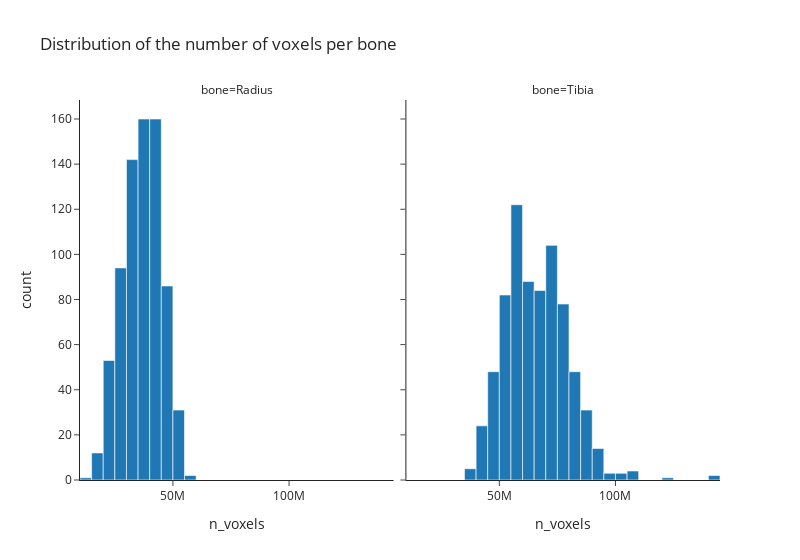

This figure's notebook cell:
### Code cell
fig = px.histogram(
    data,
    x='n_voxels',
    nbins=50,
    facet_col='bone',
    title='Distribution of the number of voxels per bone',
    width=800,
)

fig.show()

### Figure 1 — Plotly figure (JSON) as saved in the notebook; plotly's stock layout.template omitted (floating-point values rounded to 4 significant figures; data arrays with more than 128 entries replaced by an {"elided": "..."} marker saying what was removed)
{"data": [{"bingroup": "x", "hovertemplate": "bone=Radius<br>n_voxels=%{x}<br>count=%{y}<extra></extra>", "legendgroup": "", "marker": {"color": "#1F77B4", "pattern": {"shape": ""}}, "name": "", "nbinsx": 50, "orientation": "v", "showlegend": false, "type": "histogram", "x": {"elided": "741 int values"}, "xaxis": "x", "yaxis": "y"}, {"bingroup": "x", "hovertemplate": "bone=Tibia<br>n_voxels=%{x}<br>count=%{y}<extra></extra>", "legendgroup": "", "marker": {"color": "#1F77B4", "pattern": {"shape": ""}}, "name": "", "nbinsx": 50, "orientation": "v", "showlegend": false, "type": "histogram", "x": {"elided": "741 int values"}, "xaxis": "x2", "yaxis": "y2"}], "layout": {"annotations": [{"font": {}, "showarrow": false, "text": "bone=Radius", "x": 0.245, "xanchor": "center", "xref": "paper", "y": 1, "yanchor": "bottom", "yref": "paper"}, {"font": {}, "showarrow": false, "text": "bone=Tibia", "x": 0.755, "xanchor": "center", "xref": "paper", "y": 1, "yanchor": "bottom", "yref": "paper"}], "barmode": "relative", "legend": {"tracegroupgap": 0}, "title": {"text": "Distribution of the number of voxels per bone"}, "width": 800, "xaxis": {"anchor": "y", "domain": [0, 0.49], "title": {"text": "n_voxels"}}, "xaxis2": {"anchor": "y2", "domain": [0.51, 1], "matches": "x", "title": {"text": "n_voxels"}}, "yaxis": {"anchor": "x", "domain": [0, 1], "title": {"text": "count"}}, "yaxis2": {"anchor": "x2", "domain": [0, 1], "matches": "y", "showticklabels": false}}}
